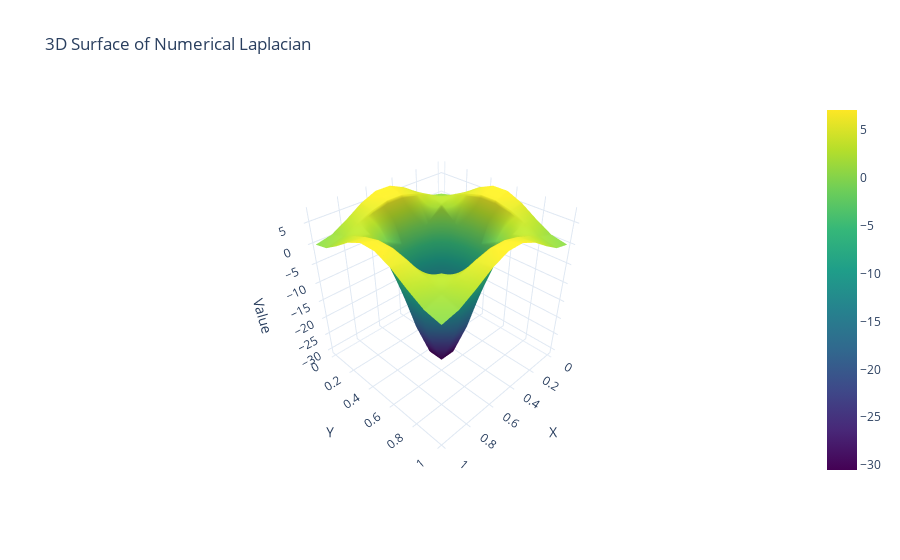
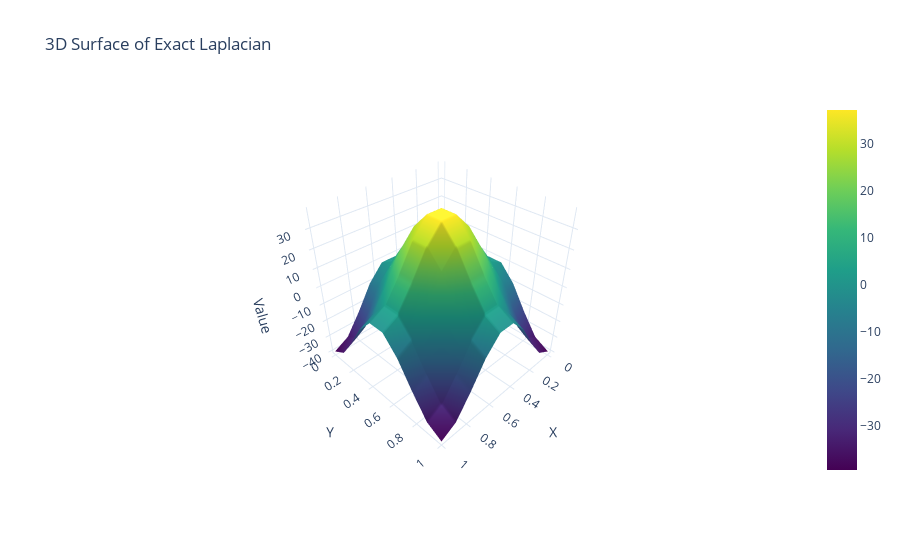

Write notebook code for charts like these, in order.
### Markdown cell above
## Simplification with a Uniform Grid
For a uniform grid, the grid spacing in both directions is equal $(\Delta x=\Delta y=h)$. This simplifies the Laplacian to:

$$
-\Delta u_{i, j}=\frac{-u_{i+1, j}+2 u_{i, j}-u_{i-1, j}}{h^2}+\frac{-u_{i, j+1}+2 u_{i, j}-u_{i, j-1}}{h^2} .
$$


Factoring out $h^2$, we obtain:

$$
-\Delta u_{i, j}=\frac{-u_{i+1, j}-u_{i-1, j}-u_{i, j+1}-u_{i, j-1}+4 u_{i, j}}{h^2}
$$

### Code cell
import sympy as sp
import plotly.graph_objects as go

# Create a meshgrid for x and y
x = np.linspace(0, 1, Nx)  # x-coordinates
y = np.linspace(0, 1, Ny)  # y-coordinates
X, Y = np.meshgrid(x, y)  # Create a 2D grid

# Define the function u(x, y) = sin^2(pi x) * sin^2(pi y)
u = np.sin(np.pi * X)**2 * np.sin(np.pi * Y)**2  # Example function

# Compute the first derivatives using np.gradient
du_dx = np.gradient(u, hx, axis=0)  # Gradient in x direction
du_dy = np.gradient(u, hy, axis=1)  # Gradient in y direction

# Compute the second derivatives
d2u_dx2 = np.gradient(du_dx, hx, axis=0)  # Second derivative in x direction
d2u_dy2 = np.gradient(du_dy, hy, axis=1)  # Second derivative in y direction

# Compute the Laplacian
laplacian = d2u_dx2 + d2u_dy2

# Compute the exact Laplacian for u(x, y) = sin^2(pi x) * sin^2(pi y)
# The exact Laplacian can be derived or computed separately; for this example, we will use a known result.
# The exact Laplacian of sin^2(pi x) * sin^2(pi y) is:
exact_laplacian = 2 * (2 * np.pi**2) * np.sin(np.pi * X)**2 * np.sin(np.pi * Y)**2 - 4 * np.pi**2 * np.cos(np.pi * X)**2 * np.cos(np.pi * Y)**2

# Compute the error
error = np.max(np.abs(laplacian - exact_laplacian))

# Pretty print the matrices using sympy
sp.init_printing()  # Initialize pretty printing
sympy_laplacian = sp.Matrix(laplacian)
sympy_exact_laplacian = sp.Matrix(exact_laplacian)

print("Numerical Laplacian:")
sp.pprint(sympy_laplacian)

print("\nExact Laplacian:")
sp.pprint(sympy_exact_laplacian)

# Print the maximum absolute error
print(f"\nMaximum absolute error: {error}")

# Plot results in 3D
fig1 = go.Figure(data=[go.Surface(z=laplacian, x=X, y=Y, colorscale='Viridis', showscale=True)])
fig1.update_layout(
    title='3D Surface of Numerical Laplacian',
    scene=dict(
        xaxis_title='X',
        yaxis_title='Y',
        zaxis_title='Value',
        camera=dict(eye=dict(x=1.5, y=1.5, z=1.5))
    ),
    template='plotly_white'
)
fig1.show()

fig2 = go.Figure(data=[go.Surface(z=exact_laplacian, x=X, y=Y, colorscale='Viridis', showscale=True)])
fig2.update_layout(
    title='3D Surface of Exact Laplacian',
    scene=dict(
        xaxis_title='X',
        yaxis_title='Y',
        zaxis_title='Value',
        camera=dict(eye=dict(x=1.5, y=1.5, z=1.5))
    ),
    template='plotly_white'
)
fig2.show()

### Figure 1 — Plotly figure (JSON) as saved in the notebook; plotly's stock layout.template omitted (floating-point values rounded to 4 significant figures)
{"data": [{"colorscale": [[0, "#440154"], [0.1111, "#482878"], [0.2222, "#3e4989"], [0.3333, "#31688e"], [0.4444, "#26828e"], [0.5556, "#1f9e89"], [0.6667, "#35b779"], [0.7778, "#6ece58"], [0.8889, "#b5de2b"], [1, "#fde725"]], "showscale": true, "type": "surface", "x": [[0, 0.1111, 0.2222, 0.3333, 0.4444, 0.5556, 0.6667, 0.7778, 0.8889, 1], [0, 0.1111, 0.2222, 0.3333, 0.4444, 0.5556, 0.6667, 0.7778, 0.8889, 1], [0, 0.1111, 0.2222, 0.3333, 0.4444, 0.5556, 0.6667, 0.7778, 0.8889, 1], [0, 0.1111, 0.2222, 0.3333, 0.4444, 0.5556, 0.6667, 0.7778, 0.8889, 1], [0, 0.1111, 0.2222, 0.3333, 0.4444, 0.5556, 0.6667, 0.7778, 0.8889, 1], [0, 0.1111, 0.2222, 0.3333, 0.4444, 0.5556, 0.6667, 0.7778, 0.8889, 1], [0, 0.1111, 0.2222, 0.3333, 0.4444, 0.5556, 0.6667, 0.7778, 0.8889, 1], [0, 0.1111, 0.2222, 0.3333, 0.4444, 0.5556, 0.6667, 0.7778, 0.8889, 1], [0, 0.1111, 0.2222, 0.3333, 0.4444, 0.5556, 0.6667, 0.7778, 0.8889, 1], [0, 0.1111, 0.2222, 0.3333, 0.4444, 0.5556, 0.6667, 0.7778, 0.8889, 1]], "y": [[0, 0, 0, 0, 0, 0, 0, 0, 0, 0], [0.1111, 0.1111, 0.1111, 0.1111, 0.1111, 0.1111, 0.1111, 0.1111, 0.1111, 0.1111], [0.2222, 0.2222, 0.2222, 0.2222, 0.2222, 0.2222, 0.2222, 0.2222, 0.2222, 0.2222], [0.3333, 0.3333, 0.3333, 0.3333, 0.3333, 0.3333, 0.3333, 0.3333, 0.3333, 0.3333], [0.4444, 0.4444, 0.4444, 0.4444, 0.4444, 0.4444, 0.4444, 0.4444, 0.4444, 0.4444], [0.5556, 0.5556, 0.5556, 0.5556, 0.5556, 0.5556, 0.5556, 0.5556, 0.5556, 0.5556], [0.6667, 0.6667, 0.6667, 0.6667, 0.6667, 0.6667, 0.6667, 0.6667, 0.6667, 0.6667], [0.7778, 0.7778, 0.7778, 0.7778, 0.7778, 0.7778, 0.7778, 0.7778, 0.7778, 0.7778], [0.8889, 0.8889, 0.8889, 0.8889, 0.8889, 0.8889, 0.8889, 0.8889, 0.8889, 0.8889], [1, 1, 1, 1, 1, 1, 1, 1, 1, 1]], "z": [[0, 0.8491, 2.999, 5.444, 7.04, 7.04, 5.444, 2.999, 0.8491, 1.089e-31], [0.8491, 1.891, 3.679, 5.082, 5.998, 5.998, 5.082, 3.679, 1.891, 0.8491], [2.999, 3.679, 2.401, -1.278, -3.679, -3.679, -1.278, 2.401, 3.679, 2.999], [5.444, 5.082, -1.278, -12.55, -19.91, -19.91, -12.55, -1.278, 5.082, 5.444], [7.04, 5.998, -3.679, -19.91, -30.5, -30.5, -19.91, -3.679, 5.998, 7.04], [7.04, 5.998, -3.679, -19.91, -30.5, -30.5, -19.91, -3.679, 5.998, 7.04], [5.444, 5.082, -1.278, -12.55, -19.91, -19.91, -12.55, -1.278, 5.082, 5.444], [2.999, 3.679, 2.401, -1.278, -3.679, -3.679, -1.278, 2.401, 3.679, 2.999], [0.8491, 1.891, 3.679, 5.082, 5.998, 5.998, 5.082, 3.679, 1.891, 0.8491], [1.089e-31, 0.8491, 2.999, 5.444, 7.04, 7.04, 5.444, 2.999, 0.8491, 2.177e-31]]}], "layout": {"scene": {"camera": {"eye": {"x": 1.5, "y": 1.5, "z": 1.5}}, "xaxis": {"title": {"text": "X"}}, "yaxis": {"title": {"text": "Y"}}, "zaxis": {"title": {"text": "Value"}}}, "title": {"text": "3D Surface of Numerical Laplacian"}}}

### Figure 2 — Plotly figure (JSON) as saved in the notebook; plotly's stock layout.template omitted (floating-point values rounded to 4 significant figures)
{"data": [{"colorscale": [[0, "#440154"], [0.1111, "#482878"], [0.2222, "#3e4989"], [0.3333, "#31688e"], [0.4444, "#26828e"], [0.5556, "#1f9e89"], [0.6667, "#35b779"], [0.7778, "#6ece58"], [0.8889, "#b5de2b"], [1, "#fde725"]], "showscale": true, "type": "surface", "x": [[0, 0.1111, 0.2222, 0.3333, 0.4444, 0.5556, 0.6667, 0.7778, 0.8889, 1], [0, 0.1111, 0.2222, 0.3333, 0.4444, 0.5556, 0.6667, 0.7778, 0.8889, 1], [0, 0.1111, 0.2222, 0.3333, 0.4444, 0.5556, 0.6667, 0.7778, 0.8889, 1], [0, 0.1111, 0.2222, 0.3333, 0.4444, 0.5556, 0.6667, 0.7778, 0.8889, 1], [0, 0.1111, 0.2222, 0.3333, 0.4444, 0.5556, 0.6667, 0.7778, 0.8889, 1], [0, 0.1111, 0.2222, 0.3333, 0.4444, 0.5556, 0.6667, 0.7778, 0.8889, 1], [0, 0.1111, 0.2222, 0.3333, 0.4444, 0.5556, 0.6667, 0.7778, 0.8889, 1], [0, 0.1111, 0.2222, 0.3333, 0.4444, 0.5556, 0.6667, 0.7778, 0.8889, 1], [0, 0.1111, 0.2222, 0.3333, 0.4444, 0.5556, 0.6667, 0.7778, 0.8889, 1], [0, 0.1111, 0.2222, 0.3333, 0.4444, 0.5556, 0.6667, 0.7778, 0.8889, 1]], "y": [[0, 0, 0, 0, 0, 0, 0, 0, 0, 0], [0.1111, 0.1111, 0.1111, 0.1111, 0.1111, 0.1111, 0.1111, 0.1111, 0.1111, 0.1111], [0.2222, 0.2222, 0.2222, 0.2222, 0.2222, 0.2222, 0.2222, 0.2222, 0.2222, 0.2222], [0.3333, 0.3333, 0.3333, 0.3333, 0.3333, 0.3333, 0.3333, 0.3333, 0.3333, 0.3333], [0.4444, 0.4444, 0.4444, 0.4444, 0.4444, 0.4444, 0.4444, 0.4444, 0.4444, 0.4444], [0.5556, 0.5556, 0.5556, 0.5556, 0.5556, 0.5556, 0.5556, 0.5556, 0.5556, 0.5556], [0.6667, 0.6667, 0.6667, 0.6667, 0.6667, 0.6667, 0.6667, 0.6667, 0.6667, 0.6667], [0.7778, 0.7778, 0.7778, 0.7778, 0.7778, 0.7778, 0.7778, 0.7778, 0.7778, 0.7778], [0.8889, 0.8889, 0.8889, 0.8889, 0.8889, 0.8889, 0.8889, 0.8889, 0.8889, 0.8889], [1, 1, 1, 1, 1, 1, 1, 1, 1, 1]], "z": [[-39.48, -34.86, -23.17, -9.87, -1.19, -1.19, -9.87, -23.17, -34.86, -39.48], [-34.86, -30.24, -18.55, -5.252, 3.428, 3.428, -5.252, -18.55, -30.24, -34.86], [-23.17, -18.55, -6.855, 6.442, 15.12, 15.12, 6.442, -6.855, -18.55, -23.17], [-9.87, -5.252, 6.442, 19.74, 28.42, 28.42, 19.74, 6.442, -5.252, -9.87], [-1.19, 3.428, 15.12, 28.42, 37.1, 37.1, 28.42, 15.12, 3.428, -1.19], [-1.19, 3.428, 15.12, 28.42, 37.1, 37.1, 28.42, 15.12, 3.428, -1.19], [-9.87, -5.252, 6.442, 19.74, 28.42, 28.42, 19.74, 6.442, -5.252, -9.87], [-23.17, -18.55, -6.855, 6.442, 15.12, 15.12, 6.442, -6.855, -18.55, -23.17], [-34.86, -30.24, -18.55, -5.252, 3.428, 3.428, -5.252, -18.55, -30.24, -34.86], [-39.48, -34.86, -23.17, -9.87, -1.19, -1.19, -9.87, -23.17, -34.86, -39.48]]}], "layout": {"scene": {"camera": {"eye": {"x": 1.5, "y": 1.5, "z": 1.5}}, "xaxis": {"title": {"text": "X"}}, "yaxis": {"title": {"text": "Y"}}, "zaxis": {"title": {"text": "Value"}}}, "title": {"text": "3D Surface of Exact Laplacian"}}}
